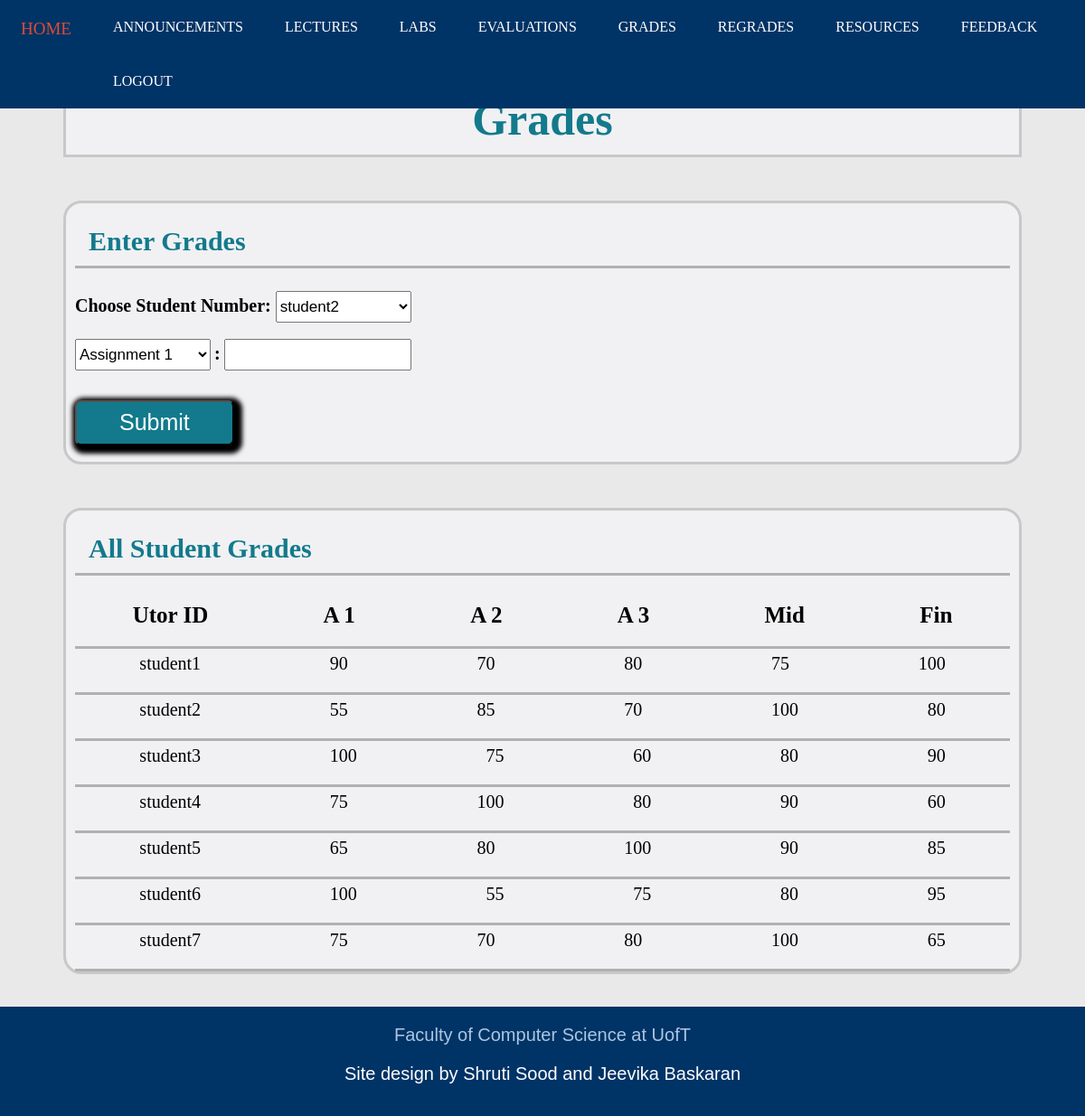
Screenshot of /grades_i.html (signed in) with the database file from the repository.
### tables this page shows
CREATE TABLE "Grades" (
	"UtorID"	TEXT,
	"A1"	INTEGER,
	"A2"	INTEGER,
	"A3"	INTEGER,
	"Midterm"	INTEGER,
	"Final"	INTEGER,
	PRIMARY KEY("UtorID")
);

### app.py (the view)
@app.route('/grades_i.html')
def grades_i():
    if session.get('current_login') == None:
        return render_template('login.html')
    else:
        sql = """ SELECT UtorID,Name FROM accounts WHERE type = 'student' """
        students = db.engine.execute(text(sql))
        sql = """ SELECT * FROM Grades """
        class1 = db.engine.execute(text(sql))
        return render_template('/grades_i.html', class1 = class1, students = students)

### templates/grades_i.html (shortened to what this page needs)
<!DOCTYPE html>
<html>
<head>
	<link rel="stylesheet" type="text/css" href="static/StyleSheets/gradei.css">
	<link rel="stylesheet" type="text/css" href="static/StyleSheets/headerfooter.css">
</head>
<body>
	<div class = "navbar">
		<a href="index_i.html">HOME</a>
		<a href="announcements_i.html">ANNOUNCEMENTS</a>
		<a href="lectures_i.html">LECTURES</a>
		<a href="labs_i.html">LABS</a>
		<a href="evaluations_i.html">EVALUATIONS</a>
		<a href="grades_i.html">GRADES</a>
		<a href="regrades_i.html">REGRADES</a>
		<a href="resources_i.html">RESOURCES</a>
		<a href="feedback_i.html">FEEDBACK</a>
		<a href="logout">LOGOUT</a>
	</div>
	<div class = "title">
		<section class="title_sec">
			<h1>Grades</h1>
		</section>
	</div>
	<br>
	<div class = "entermark">
		<section class="enter_mark">
			<h1> Enter Grades </h1>
			<div class = "formsection">
				<form action = "EnterGrades" method="POST" onsubmit = "return grades_val()">
					<label for = "StudentNumber"><strong>Choose Student Number: </strong></label>
					<select id = "stds" name = "stds" class = "assgn">
			            {% for student in students%}
			            	<option value = "{{ student['UtorID'] }}">{{ student['UtorID'] }}</option>
			            {% endfor %}
			        </select>
					<br> </br>
					<select id = "assgn" name = "assgn" class = "assgn">
			            <option value = "A1">Assignment 1</option>
			        </select>
			        <label><strong>:</strong></label>
					<input type = "text" id="grade" name = "grade">
					<br> </br>
					<input type = "submit" value = "Submit" class="Submit">
				</form>
			</div>
			<br>
		</section>
	</div>
	<br>
	<div class = "allmark">
		<section class="all_mark">
			<h1> All Student Grades </h1>
			<div class = "Heading">
				<h2 class = "item1">Utor ID</h2>
				<h2 class = "item2">A 1</h2>
				<h2 class = "item3">A 2</h2>
				<h2 class = "item4">A 3</h2>
				<h2 class = "item5">Mid</h2>
				<h2 class = "item6">Fin</h2>
			</div>
			{% for student in class1 : %}
			<div class = "stdgrades">
				<p class = "item1">{{ student['UtorID'] }}</p>
				<p class = "item2">{{ student['A1'] }}</p>
				<p class = "item3">{{ student['A2'] }}</p>
				<p class = "item4">{{ student['A3'] }}</p>
				<p class = "item5">{{ student['Midterm'] }}</p>
				<p class = "item6">{{ student['Final'] }}</p>
			</div>
			{% endfor %}
		</section>
	</div>
	<br><br>
	<div class = "footer">
		<a href="https://web.cs.toronto.edu/" target="_blank">Faculty of Computer Science at UofT</a>
		<p>Site design by Shruti Sood and Jeevika Baskaran</p>
	</div>
</body>
</html>

### static/StyleSheets/gradei.css (style rules this page uses)
.title { margin-top: 90px; background-color: #F1F1F3; margin-left: 70px; margin-right: 70px; }
.title_sec { padding-left: 10px; padding-right: 10px; border: solid; border-color: #C8C8C8; display: block; }
.title_sec h1 { color: #127a8c; font-size: 50px; text-align: center; margin:10px; }
.entermark { margin-top: 30px; margin-left: 70px; margin-right: 70px; }
.allmark { margin-top: 30px; margin-left: 70px; margin-right: 70px; }
.enter_mark { padding-left: 10px; padding-right: 10px; border: solid; border-color: #C8C8C8; display: block; border-radius: 20px; background-color: #F1F1F3; }
.all_mark { padding-left: 10px; padding-right: 10px; border: solid; border-color: #C8C8C8; display: block; border-radius: 20px; background-color: #F1F1F3; }
.enter_mark label { font-size: 20px; }
.entermark input[type=text] { padding-top: 7px; padding-bottom: 7px; font-size: 15px; }
.enter_mark h1 { color: #127a8c; padding-bottom: 10px; padding-left: 15px; font-size: 30px; border-bottom: solid; border-bottom-color: #B1B1B1; }
.all_mark h1 { color: #127a8c; padding-bottom: 10px; padding-left: 15px; font-size: 30px; border-bottom: solid; border-bottom-color: #B1B1B1; }
.Submit { align-self: center; margin-top: 15px; font-size: 30px; border-radius: 0.4rem; box-shadow: 3px 3px 5px 6px #000000; }
.entermark input[type=submit] { width:17%; height:50px; font-size:25px; background-color: #127a8c; color: white; align-items: center; }
.assgn { height : 35px; width : 150px; font-size: 17px; }
.Heading { display: grid; overflow: hidden; width: 100%; border-bottom: solid; border-bottom-color: #B1B1B1; }
.stdgrades { display:grid; overflow: hidden; width: 100%; border-bottom: solid; border-bottom-color: #B1B1B1; }
.item1 { grid-column-start: 1; grid-column-end: 2; text-align: center; }
.item2 { grid-column-start: 2; grid-column-end: 3; text-align: center; }
.item3 { grid-column-start: 3; grid-column-end: 4; text-align: center; }
.item4 { grid-column-start: 4; grid-column-end: 5; }
.item5 { grid-column-start: 5; grid-column-end: 6; text-align: center; }
.item6 { grid-column-start: 6; grid-column-end: 7; text-align: center; }
.stdgrades p { font-size: 20px; float: left; text-align: center; padding: 5px; padding-bottom: 0px; margin-top:0px; text-decoration: none; }
.Heading h2 { float: left; text-align: center; padding: 5px; padding-bottom: 0px; margin-top:0px; text-decoration: none; font-size: 25px; }

### static/StyleSheets/headerfooter.css (style rules this page uses)
body { margin:0px; border:0px; padding:0px; background-color: #E9E9E9; }
.navbar { background-color: #003366; position: fixed; top: 0; overflow: hidden; width: 100%; }
.navbar a { float: left; color: white; text-align: center; padding: 21px 23px; text-decoration: none; font-size: 16px; }
.footer { background-color: #003366; overflow: hidden; min-height: 12vh; padding-top: 20px; padding-bottom: 5px; font-family:'Poppins', sans-serif; text-align: center; }
.footer a { color: #ACC6E2; padding-top: : 20px; text-decoration: none; font-size: 20px; }
.footer p { color: white; font-size: 20px; }

### rows the page displays
Grades: UtorID "student1", A1 "90", A2 "70", A3 "80", Midterm "75", Final "100"
Grades: UtorID "student2", A1 "55", A2 "85", A3 "70", Midterm "100", Final "80"
Grades: UtorID "student3", A1 "100", A2 "75", A3 "60", Midterm "80", Final "90"
Grades: UtorID "student4", A1 "75", A2 "100", A3 "80", Midterm "90", Final "60"
Grades: UtorID "student5", A1 "65", A2 "80", A3 "100", Midterm "90", Final "85"
Grades: UtorID "student6", A1 "100", A2 "55", A3 "75", Midterm "80", Final "95"
Grades: UtorID "student7", A1 "75", A2 "70", A3 "80", Midterm "100", Final "65"

### other values shown
form field stds "student2"
